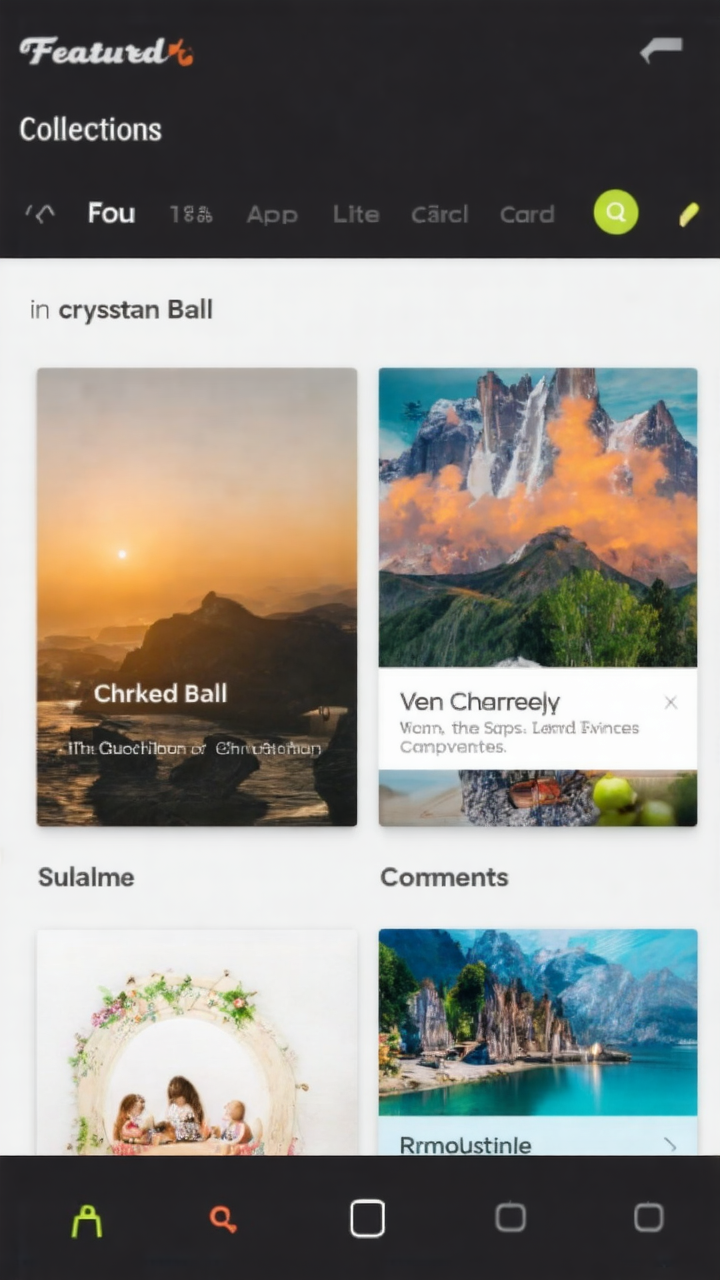
#> input picture src/experiments/final_evaluation/best_results/10249_output/seed_1111.png, 720 x 1280 px; its folder holds 3 pictures in this run
$ python gen_results_captions.py
#> lines starting #> are read from the running program, lines starting #| are printed output that depends on the picture
import os
import json
import time
from PIL import Image
from tqdm import tqdm
from google import genai
from google.genai import types
from google.genai import errors
from joblib import Parallel, delayed

# Configurações do GCP e Modelo
PROJECT_ID = "hybrid-cabinet-482822-p5"
LOCATION = "global"
MODEL_ID = "gemini-2.0-flash"

# Caminhos do seu experimento final
EXPERIMENT_DIR = "./best_results"
OUTPUT_JSONL = f"{EXPERIMENT_DIR}/captions.jsonl"

MAX_RETRIES = 15
N_JOBS = 4

SYSTEM_INSTRUCTION = """
You are an expert UI/UX designer creating training captions for a mobile UI generation model.
Your task is to analyze the provided mobile screenshot and write a concise, professional prompt that a working product designer would naturally write to describe the interface.

**CRITICAL ARCHITECTURE RULE:**
Your output MUST be strictly divided into two logical halves:
1.  **The Aesthetic Prefix (First ~20-40 words):** Global style, theme, color palette, and overall visual trend.
2.  **The Component Body (Remaining words):** The layout and UI components described using standard industry terminology, natural phrasing, and key text values.

**Strict Output Rules:**
1.  **Start:** Always start with "High-fidelity mobile UI, [Theme/Vibe], [Color Palette]..." unless rejecting.
2.  **Length & Flow:** Be concise and natural (approx. 50-120 words max). Do not over-describe every pixel. Use professional shorthand and focus on the visual hierarchy.
3.  **Rejection (Quality Control):** If the image meets ANY of the following criteria, you must abort the description and return exactly and ONLY the phrase: "NOISY UI"
    * **Non-UI:** Blank screens, error messages, or purely text documents.
    * **Outdated UI:** Heavy skeuomorphism, archaic OS aesthetics (e.g., Windows 95) or outdated gradients.
    * **Amateur UI:** Broken layouts, bad padding/alignment, poor contrast, or chaotic hierarchy.

**Content Guidelines for Canny ControlNet:**
The Canny map will provide the spatial lines. Your prompt MUST provide the component names, fills, and key text.
* **Designer Vocabulary:** Use terms like: hero image, primary CTA, secondary button, bottom nav, FAB, modal, card component, list view, segmented control, whitespace, padding, elevation, drop shadow, opacity.
* **Colors & Materials:** Use clear, professional descriptors ("matte dark mode," "glassmorphism," "muted gray," "accent primary color").
* **Exact Text Rendering:** If prominent text exists (like headers or CTAs), enclose it in single quotes (e.g., CTA 'Sign Up').
* **Imagery:** Briefly state what the placeholder images represent (e.g., "avatar," "lifestyle hero image").

**Example (Simple UI):**
High-fidelity mobile UI, ultra-minimalist dark mode aesthetic, flat design, high contrast. A clean login screen with generous whitespace and a strong visual hierarchy. Center stage is a stark white text field for 'Email Address', sitting just above a pill-shaped primary CTA in electric lime reading 'Enter'. The top-center features a minimal geometric triangle logo. Flat elevation with no drop shadows.

**Example (Complex UI):**
High-fidelity mobile UI, modern travel aesthetic, airy lighting, glassmorphism elements, clean white background with soft yellow accents. A travel discovery feed featuring a transparent header overlapping a full-width nature hero image. Below is a frosted glass search bar with a 'Filter' icon. A horizontal scrollable section contains circular 'Story' avatars with gradient borders. The main vertical list view uses large, rounded-corner card components. A sample card shows a forest photo, bold serif title 'Alpine Lodge', a yellow star rating badge, and a bottom-right price tag '$120/night'. A minimalist line-art bottom nav includes Home, Search, Saved, Profile.
"""

def process_seed_image(client, img_path, seed_id):
    """Processa uma única imagem (seed) gerada e retorna sua caption."""
#> called with seed_id = 1111
    try:
        # Carregamento da imagem movido para dentro da thread por segurança
        pil_image = Image.open(img_path).convert("RGB")
#> pil_image is the input picture: PIL image 720x1280 RGB; mean R, G, B 138.2, 136.2, 130.3
    except Exception as e:
        return {"seed": seed_id, "caption": None, "error": f"Erro ao carregar imagem: {e}"}

    config = types.GenerateContentConfig(
        system_instruction=SYSTEM_INSTRUCTION,
        temperature=0.5,
        top_p=0.9,
        max_output_tokens=256,
    )

    for attempt in range(MAX_RETRIES):
        try:
            response = client.models.generate_content(
                model=MODEL_ID,
                contents=[pil_image, "Describe this mobile UI according to the system instructions."],
                config=config
            )
            return {
                "seed": seed_id,
                "caption": response.text.strip(),
                "error": None
            }

        except errors.APIError as e:
            error_msg = str(e).lower()
            if "429" in error_msg or "quota" in error_msg:
                sleep_time = (2 ** attempt) + (int(seed_id) % 3)
                time.sleep(sleep_time)
            elif "invalid_grant" in error_msg:
                return {"seed": seed_id, "caption": None, "error": "AUTH_EXPIRED"}
            else:
                time.sleep(2)

        except Exception as e:
            time.sleep(2)
#> call 2 of process_seed_image, with seed_id = 1234
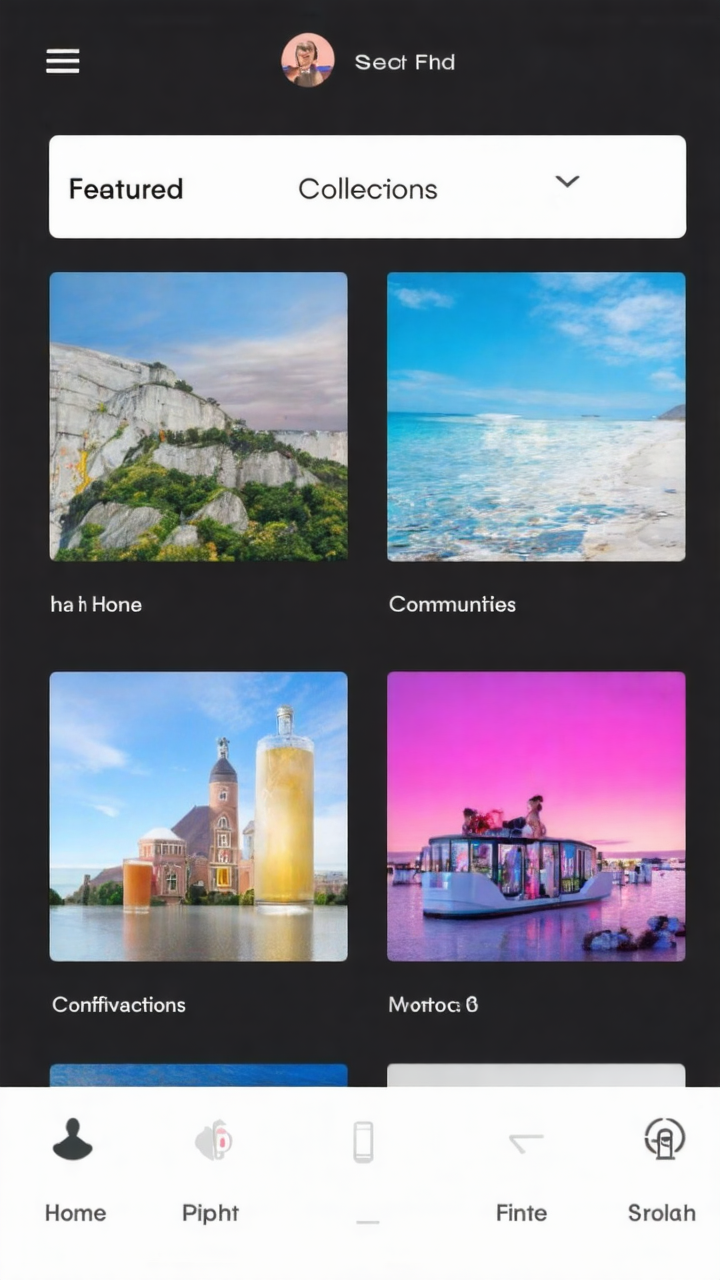
#> input picture src/experiments/final_evaluation/best_results/10249_output/seed_1234.png, 720 x 1280 px
#> in process_seed_image, pil_image is the input picture: PIL image 720x1280 RGB; mean R, G, B 128.3, 129.3, 142.7
#> call 3 of process_seed_image, with seed_id = 1994
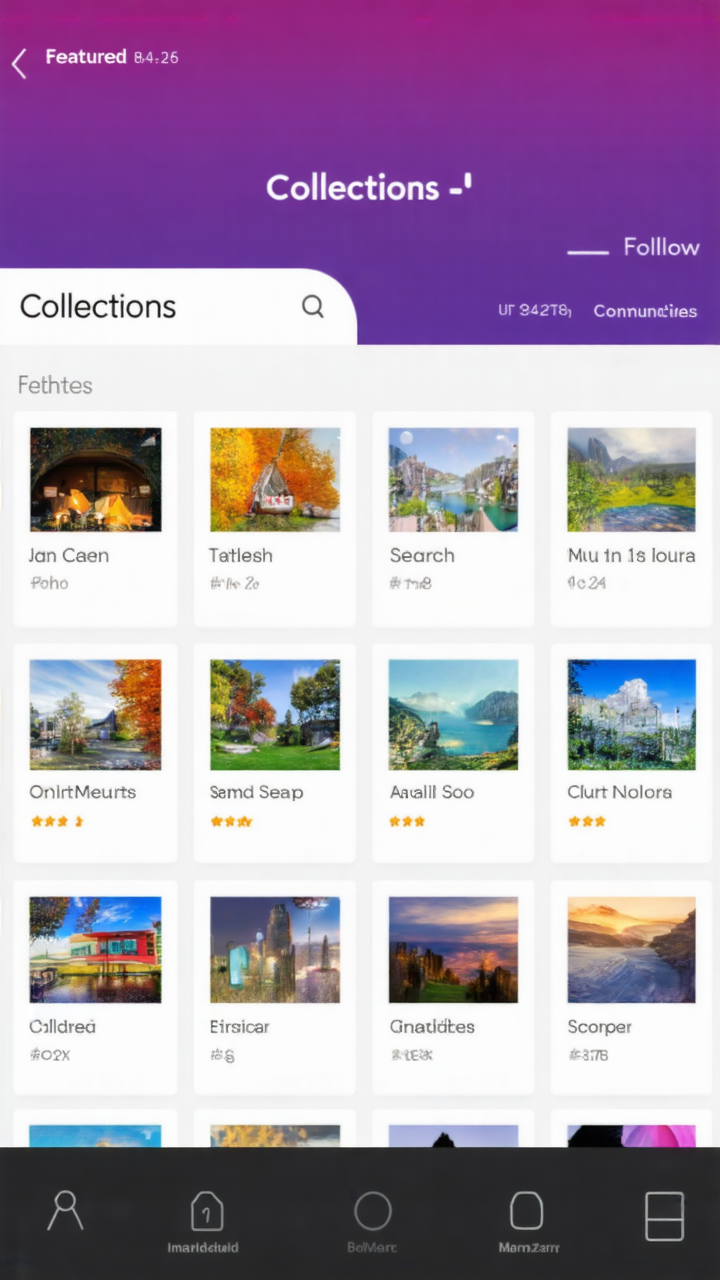
#> input picture src/experiments/final_evaluation/best_results/10249_output/seed_1994.png, 720 x 1280 px
#> in process_seed_image, pil_image is the input picture: PIL image 720x1280 RGB; mean R, G, B 172.4, 154.5, 176.5

    return {"seed": seed_id, "caption": None, "error": "MAX_RETRIES_EXCEEDED"}

def main():
    client = genai.Client(vertexai=True, project=PROJECT_ID, location=LOCATION)

    # 1. Lógica de Resume: Identificar samples (pastas) já processadas
    processed_samples = set()
    if os.path.exists(OUTPUT_JSONL):
        with open(OUTPUT_JSONL, 'r', encoding='utf-8') as f:
            for line in f:
                if line.strip():
                    data = json.loads(line.strip())
                    processed_samples.add(data.get("sample_id"))
        print(f"[*] Encontrados {len(processed_samples)} samples já processados no JSONL. Eles serão ignorados.")

    # 2. Mapear as subpastas no diretório do experimento
    pending_samples = []
    for item in os.listdir(EXPERIMENT_DIR):
        item_path = os.path.join(EXPERIMENT_DIR, item)
        # Verifica se é um diretório e se não está no JSONL
        if os.path.isdir(item_path) and item not in processed_samples:
            pending_samples.append(item)

    print(f"[*] Iniciando extração de captions para {len(pending_samples)} samples...\n")

    with open(OUTPUT_JSONL, 'a', encoding='utf-8') as out_file:

        for sample_id in tqdm(pending_samples, desc="Processando Samples"):
            sample_dir = os.path.join(EXPERIMENT_DIR, sample_id)

            # Coletar todas as imagens seed_X.png dentro desta pasta
            seed_images = []
            for filename in os.listdir(sample_dir):
                if filename.startswith("seed_") and filename.endswith(".png"):
                    # Extrair o número da seed (ex: "seed_42.png" -> 42)
                    seed_val = int(filename.replace("seed_", "").replace(".png", ""))
                    img_path = os.path.join(sample_dir, filename)
                    seed_images.append((img_path, seed_val))

            if not seed_images:
                continue

            # 3. Paralelizar chamadas para a Vertex AI para as imagens deste sample
            results = Parallel(n_jobs=N_JOBS, backend="threading")(
                delayed(process_seed_image)(client, img_path, seed_val)
                for img_path, seed_val in seed_images
            )

            # Filtrar apenas os resultados válidos
            valid_captions = [
                {"seed": res["seed"], "caption": res["caption"]}
                for res in results if res["caption"] is not None
            ]

            if len(valid_captions) == 0:
                print(f"\n[Aviso] Falha total ao processar as imagens do sample {sample_id}.")
                continue

            # 4. Estruturar e salvar no JSONL
            output_data = {
                "sample_id": sample_id,
                "captions": valid_captions
            }

#> (the run stopped early here; a loop or call above may not have finished)
